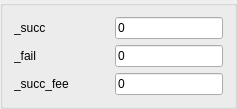
      <widget class="QGroupBox" name="groupBox_submit">
       <property name="title">
        <string/>
       </property>
       <layout class="QGridLayout" name="gridLayout">
        <item row="1" column="0">
         <layout class="QHBoxLayout" name="horizontalLayout_5">
          <item>
           <widget class="QLabel" name="label_4">
            <property name="text">
             <string>_fail    </string>
            </property>
           </widget>
          </item>
          <item>
           <spacer name="horizontalSpacer_4">
            <property name="orientation">
             <enum>Qt::Horizontal</enum>
            </property>
            <property name="sizeType">
             <enum>QSizePolicy::MinimumExpanding</enum>
            </property>
            <property name="sizeHint" stdset="0">
             <size>
              <width>40</width>
              <height>20</height>
             </size>
            </property>
           </spacer>
          </item>
          <item>
           <widget class="QLineEdit" name="lineEdit_fail">
            <property name="text">
             <string>0</string>
            </property>
           </widget>
          </item>
         </layout>
        </item>
        <item row="0" column="0">
         <layout class="QHBoxLayout" name="horizontalLayout_4">
          <item>
           <widget class="QLabel" name="label_succ">
            <property name="text">
             <string>_succ    </string>
            </property>
           </widget>
          </item>
          <item>
           <spacer name="horizontalSpacer_3">
            <property name="orientation">
             <enum>Qt::Horizontal</enum>
            </property>
            <property name="sizeType">
             <enum>QSizePolicy::MinimumExpanding</enum>
            </property>
            <property name="sizeHint" stdset="0">
             <size>
              <width>40</width>
              <height>20</height>
             </size>
            </property>
           </spacer>
          </item>
          <item>
           <widget class="QLineEdit" name="lineEdit_succ">
            <property name="text">
             <string>0</string>
            </property>
           </widget>
          </item>
         </layout>
        </item>
        <item row="2" column="0">
         <layout class="QHBoxLayout" name="horizontalLayout_6">
          <item>
           <widget class="QLabel" name="label_5">
            <property name="text">
             <string>_succ_fee</string>
            </property>
           </widget>
          </item>
          <item>
           <spacer name="horizontalSpacer_5">
            <property name="orientation">
             <enum>Qt::Horizontal</enum>
            </property>
            <property name="sizeType">
             <enum>QSizePolicy::MinimumExpanding</enum>
            </property>
            <property name="sizeHint" stdset="0">
             <size>
              <width>40</width>
              <height>20</height>
             </size>
            </property>
           </spacer>
          </item>
          <item>
           <widget class="QLineEdit" name="lineEdit_fee">
            <property name="text">
             <string>0</string>
            </property>
           </widget>
          </item>
         </layout>
        </item>
       </layout>
      </widget>
